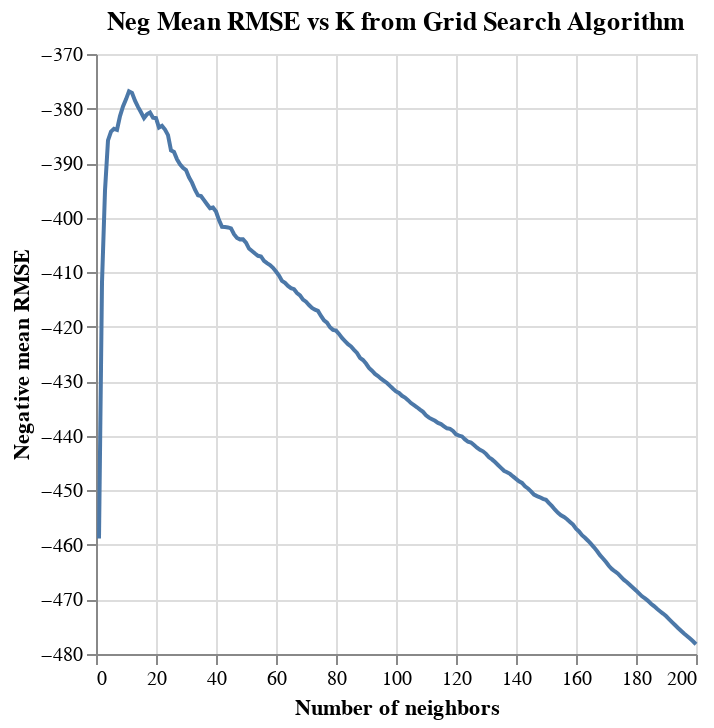

The cell this chart's notebook holds for it:
### Markdown cell above
We can visualize this to get an idea of how the RMSE changes with the number of neighbors.

### Code cell
knn_graph = alt.Chart(laptop_results, title="Neg Mean RMSE vs K from Grid Search Algorithm").mark_line().encode(
    x=alt.X("n_neighbors").title("Number of neighbors"),
    y=alt.Y("mean_test_score")
        .title("Negative mean RMSE")
        .scale(zero=False)
)
knn_graph

### Figure 1 — Vega-Lite specification as saved in the notebook (floating-point values rounded to 4 significant figures; data arrays with more than 128 entries replaced by an {"elided": "..."} marker saying what was removed)
{"config": {"view": {"continuousWidth": 300, "continuousHeight": 300}}, "data": {"name": "data-6ae79f871b0a24fad9525d3472f9a05e"}, "mark": {"type": "line"}, "encoding": {"x": {"field": "n_neighbors", "title": "Number of neighbors", "type": "quantitative"}, "y": {"field": "mean_test_score", "scale": {"zero": false}, "title": "Negative mean RMSE", "type": "quantitative"}}, "title": "Neg Mean RMSE vs K from Grid Search Algorithm", "$schema": "https://vega.github.io/schema/vega-lite/v5.16.3.json", "datasets": {"data-6ae79f871b0a24fad9525d3472f9a05e": {"elided": "200 records"}}}
